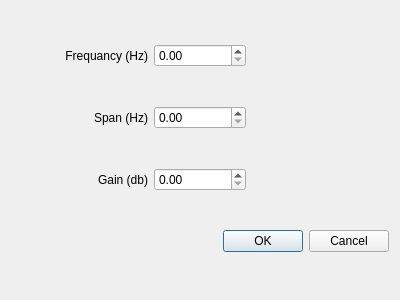
<?xml version="1.0" encoding="UTF-8"?>
<ui version="4.0">
 <class>Dialog</class>
 <widget class="QDialog" name="Dialog">
  <property name="geometry">
   <rect>
    <x>0</x>
    <y>0</y>
    <width>400</width>
    <height>300</height>
   </rect>
  </property>
  <property name="windowTitle">
   <string>Dialog</string>
  </property>
  <layout class="QGridLayout" name="gridLayout" columnstretch="3,2,3">
   <item row="0" column="0">
    <widget class="QLabel" name="label">
     <property name="text">
      <string>Frequancy (Hz)</string>
     </property>
     <property name="alignment">
      <set>Qt::AlignRight|Qt::AlignTrailing|Qt::AlignVCenter</set>
     </property>
    </widget>
   </item>
   <item row="0" column="1">
    <widget class="QDoubleSpinBox" name="doubleSpinBox"/>
   </item>
   <item row="0" column="2">
    <spacer name="horizontalSpacer">
     <property name="orientation">
      <enum>Qt::Horizontal</enum>
     </property>
     <property name="sizeHint" stdset="0">
      <size>
       <width>131</width>
       <height>20</height>
      </size>
     </property>
    </spacer>
   </item>
   <item row="1" column="0">
    <widget class="QLabel" name="label_2">
     <property name="text">
      <string>Span (Hz)</string>
     </property>
     <property name="alignment">
      <set>Qt::AlignRight|Qt::AlignTrailing|Qt::AlignVCenter</set>
     </property>
    </widget>
   </item>
   <item row="1" column="1">
    <widget class="QDoubleSpinBox" name="doubleSpinBox_2"/>
   </item>
   <item row="1" column="2">
    <spacer name="horizontalSpacer_2">
     <property name="orientation">
      <enum>Qt::Horizontal</enum>
     </property>
     <property name="sizeHint" stdset="0">
      <size>
       <width>131</width>
       <height>20</height>
      </size>
     </property>
    </spacer>
   </item>
   <item row="2" column="0">
    <widget class="QLabel" name="label_3">
     <property name="text">
      <string>Gain (db)</string>
     </property>
     <property name="alignment">
      <set>Qt::AlignRight|Qt::AlignTrailing|Qt::AlignVCenter</set>
     </property>
    </widget>
   </item>
   <item row="2" column="1">
    <widget class="QDoubleSpinBox" name="doubleSpinBox_3"/>
   </item>
   <item row="2" column="2">
    <spacer name="horizontalSpacer_3">
     <property name="orientation">
      <enum>Qt::Horizontal</enum>
     </property>
     <property name="sizeHint" stdset="0">
      <size>
       <width>131</width>
       <height>20</height>
      </size>
     </property>
    </spacer>
   </item>
   <item row="3" column="0" colspan="3">
    <widget class="QDialogButtonBox" name="buttonBox">
     <property name="orientation">
      <enum>Qt::Horizontal</enum>
     </property>
     <property name="standardButtons">
      <set>QDialogButtonBox::Cancel|QDialogButtonBox::Ok</set>
     </property>
    </widget>
   </item>
  </layout>
 </widget>
 <resources/>
 <connections>
  <connection>
   <sender>buttonBox</sender>
   <signal>accepted()</signal>
   <receiver>Dialog</receiver>
   <slot>accept()</slot>
   <hints>
    <hint type="sourcelabel">
     <x>248</x>
     <y>254</y>
    </hint>
    <hint type="destinationlabel">
     <x>157</x>
     <y>274</y>
    </hint>
   </hints>
  </connection>
  <connection>
   <sender>buttonBox</sender>
   <signal>rejected()</signal>
   <receiver>Dialog</receiver>
   <slot>reject()</slot>
   <hints>
    <hint type="sourcelabel">
     <x>316</x>
     <y>260</y>
    </hint>
    <hint type="destinationlabel">
     <x>286</x>
     <y>274</y>
    </hint>
   </hints>
  </connection>
 </connections>
</ui>
